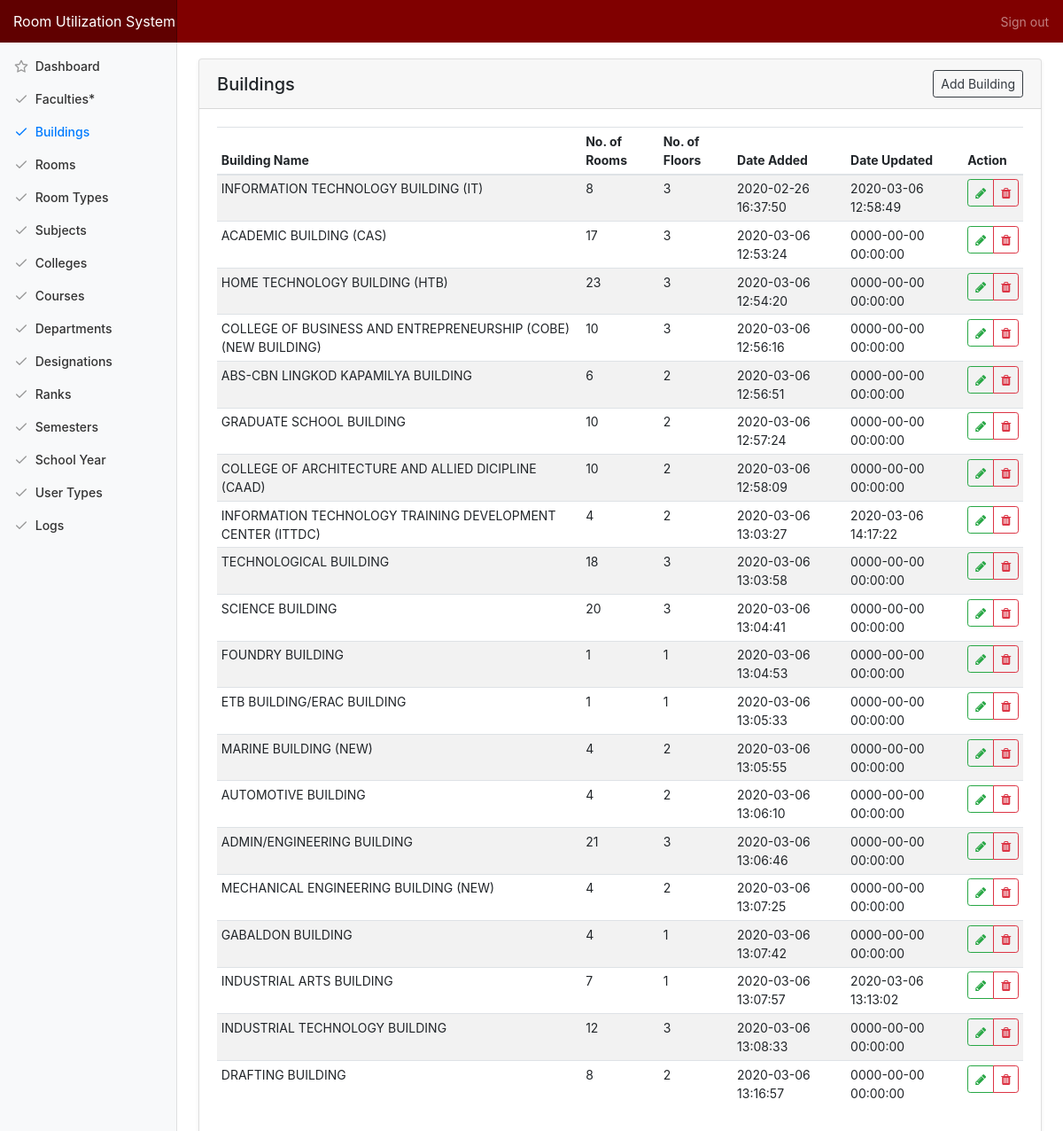
The app's page /index.php/admin/building, older data.
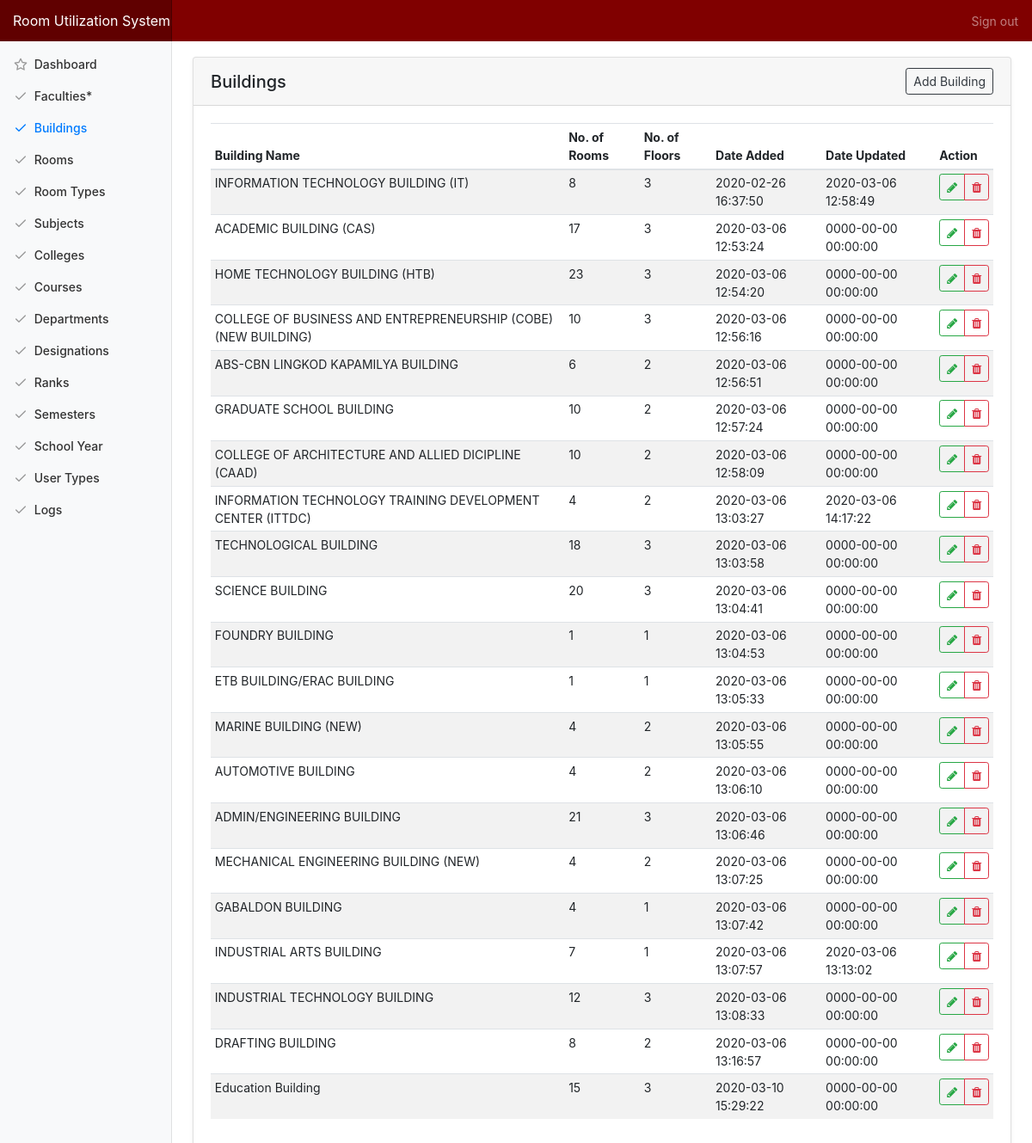
The same page, newer data.
### tables this page shows
CREATE TABLE `tbl_building` (
  `building_id` int(10) NOT NULL,
  `building_name` varchar(255) NOT NULL,
  `no_of_rooms` int(10) NOT NULL,
  `no_of_floors` int(10) NOT NULL,
  `building_added` datetime NOT NULL DEFAULT current_timestamp(),
  `building_modified` datetime NOT NULL DEFAULT '0000-00-00 00:00:00' ON UPDATE current_timestamp()
);

### application/controllers/Admin.php (called while the page is built, shortened)
<?php
class Admin extends CI_Controller {
	public function building(){
		$data['title'] = "Buildings";
		$data['buildings'] = $this->main_model->getBuildings();
		$this->load->view('templates/header', $data);
		$this->load->view('admin/building');
		$this->load->view('templates/footer');
	}
}

### index.php (called while the page is built, shortened)
<?php
require_once BASEPATH.'core/CodeIgniter.php';

### application/models/Main_model.php (called while the page is built, shortened)
<?php defined('BASEPATH') OR exit('No direct script access allowed');
Class Main_model extends CI_Model{
	public function getBuildings(){
		return $this->db->get('tbl_building')->result_array();
	}
}

### application/views/admin/building.php (the view, shortened to what this page needs)
<?php $this->load->view('templates/nav'); ?>
<div class="container-fluid">
  <div class="row">
    <?php $this->load->view('templates/side');?>
    <main role="main" class="col-md-9 ml-sm-auto col-lg-10 pt-4 px-4 mb-3">
      <div class="card shadow-sm">
			  <h5 class="card-header d-flex justify-content-between align-items-center">
          <?=$title?>
          <a href="#" class="btn btn-outline-dark btn-sm" data-toggle="modal" data-target="#modal_building_add">Add Building</a>
        </h5>
			  <div class="card-body">
          <table class="table table-striped table-hover table-sm">
            <thead>
              <tr>
                <th>Building Name</th>
                <th>No. of Rooms</th>
                <th>No. of Floors</th>
                <th>Date Added</th>
                <th>Date Updated</th>
                <th>Action</th>
              </tr>
            </thead>
            <tbody>
              <?php foreach ($buildings as $row) {?>
              <tr>
                <td><?=$row['building_name']?></td>
                <td><?=$row['no_of_rooms']?></td>
                <td><?=$row['no_of_floors']?></td>
                <td><?=$row['building_added']?></td>
                <td><?=$row['building_modified']?></td>
                <td>
                  <div class="btn-group" role="group">
                    <a href="#" class="btn btn-sm btn-outline-success action-btn updateBuilding" id="<?=$row['building_id']?>//<?=$row['building_name']?>//<?=$row['no_of_rooms']?>//<?=$row['no_of_floors']?>" data-toggle="modal" data-target="#modal_building_update" data-toggle="tooltip" data-placement="top" title="Update Building">
                      <span class="fa fa-pencil"></span>
                    </a>
                    <a href="#" id="<?=base_url('admin/delete/building/'.$row['building_id'])?>" class="btn btn-sm btn-outline-danger action-btn delete" data-toggle="tooltip" data-placement="top" title="Delete Building">
                      <span class="fa fa-trash"></span>
                    </a>
                  </div>
                </td>
              </tr>
              <?php } ?>
            </tbody>
          </table>
			  </div>
			</div>
   </main>
  </div>
</div>

### application/views/templates/header.php (shortened to what this page needs)
<!DOCTYPE html>
<html lang="en">
<head>
	<link rel="stylesheet" type="text/css" href="<?=base_url('assets/css/bootstrap.min.css')?>">
	<link rel="stylesheet" type="text/css" href="<?=base_url('assets/css/bootstrap-select.min.css')?>">
	<link rel="stylesheet" type="text/css" href="<?=base_url('assets/css/dashboard.css')?>">
	<link rel="stylesheet" type="text/css" href="<?=base_url('assets/css/dataTables.bootstrap4.min.css')?>">
	<link rel="stylesheet" type="text/css" href="<?=base_url('assets/css/jquery-confirm.min.css')?>">
	<link rel="stylesheet" type="text/css" href="<?=base_url('assets/css/font-awesome.min.css')?>">
	<link rel="stylesheet" type="text/css" href="<?=base_url('assets/css/floating-labels.css') ?>">
	<link rel="stylesheet" type="text/css" href="<?=base_url('assets/css/rus.css')?>">
</head>
<body>

### application/views/templates/nav.php (shortened to what this page needs)
<nav class="navbar navbar-dark fixed-top flex-md-nowrap p-0" style="background:#800000">
  <a class="navbar-brand col-sm-3 col-md-2 mr-0" href="#">Room Utilization System</a>
  <ul class="navbar-nav px-3">
    <li class="nav-item text-nowrap">
      <a class="nav-link" href="<?=base_url('auth/logout')?>">Sign out</a>
    </li>
  </ul>
</nav>
<br>
<br>

### application/views/templates/side.php (shortened to what this page needs)
<nav class="col-md-2 d-none d-md-block bg-light sidebar">
  <div class="sidebar-sticky">
    <ul class="nav flex-column">
      <li class="nav-item">
        <a class="nav-link <?=($title=='Dashboard')?'active':'';?>" href="<?=base_url('admin')?>">
          <span data-feather="star"></span>
          Dashboard
        </a>
      </li>
      <li class="nav-item">
        <a class="nav-link <?=($title=='Faculties')?'active':'';?>" href="<?=base_url('admin/faculty')?>">
          <span data-feather="check"></span>
          Faculties*
        </a>
      </li>
      <li class="nav-item">
        <a class="nav-link <?=($title=='Buildings')?'active':'';?>" href="<?=base_url('admin/building')?>">
          <span data-feather="check"></span>
          Buildings
        </a>
      </li>
      <li class="nav-item">
        <a class="nav-link <?=($title=='Rooms')?'active':'';?>" href="<?=base_url('admin/room')?>">
          <span data-feather="check"></span>
          Rooms
        </a>
      </li>
      <li class="nav-item">
        <a class="nav-link <?=($title=='Room Types')?'active':'';?>" href="<?=base_url('admin/room_type')?>">
          <span data-feather="check"></span>
          Room Types
        </a>
      </li>
      <li class="nav-item">
        <a class="nav-link <?=($title=='Subjects')?'active':'';?>" href="<?=base_url('admin/subject')?>">
          <span data-feather="check"></span>
          Subjects
        </a>
      </li>
      <li class="nav-item">
        <a class="nav-link <?=($title=='Colleges')?'active':'';?>" href="<?=base_url('admin/college')?>">
          <span data-feather="check"></span>
          Colleges
        </a>
      </li>
      <li class="nav-item">
        <a class="nav-link <?=($title=='Courses')?'active':'';?>" href="<?=base_url('admin/course')?>">
          <span data-feather="check"></span>
          Courses
        </a>
      </li>
      <li class="nav-item">
        <a class="nav-link <?=($title=='Departments')?'active':'';?>" href="<?=base_url('admin/department')?>">
          <span data-feather="check"></span>
          Departments
        </a>
      </li>
      <li class="nav-item">
        <a class="nav-link <?=($title=='Designations')?'active':'';?>" href="<?=base_url('admin/designation')?>">
          <span data-feather="check"></span>
          Designations
        </a>
      </li>
      <li class="nav-item">
        <a class="nav-link <?=($title=='Ranks')?'active':'';?>" href="<?=base_url('admin/rank')?>">
          <span data-feather="check"></span>
          Ranks
        </a>
      </li>
      <li class="nav-item">
        <a class="nav-link <?=($title=='Semesters')?'active':'';?>" href="<?=base_url('admin/semester')?>">
          <span data-feather="check"></span>
          Semesters
        </a>
      </li>
      <li class="nav-item">
        <a class="nav-link <?=($title=='School Year')?'active':'';?>" href="<?=base_url('admin/sy')?>">
          <span data-feather="check"></span>
          School Year
        </a>
      </li>
      <li class="nav-item">
        <a class="nav-link <?=($title=='User Types')?'active':'';?>" href="<?=base_url('admin/user_type')?>">
          <span data-feather="check"></span>
          User Types
        </a>
      </li>
      <li class="nav-item">
        <a class="nav-link <?=($title=='Logs')?'active':'';?>" href="<?=base_url('admin/logs')?>">
          <span data-feather="check"></span>
          Logs
        </a>
      </li>
    </ul>
  </div>
</nav>

### application/views/templates/footer.php (shortened to what this page needs)
</body>
</html>

### assets/css/dashboard.css (style rules this page uses)
body { font-size: .875rem; }
.feather { width: 16px; height: 16px; vertical-align: text-bottom; }
.sidebar { position: fixed; top: 0; bottom: 0; left: 0; z-index: 100; padding: 48px 0 0; box-shadow: inset -1px 0 0 rgba(0, 0, 0, .1); }
.sidebar-sticky { position: relative; top: 0; height: calc(100vh - 48px); padding-top: .5rem; overflow-x: hidden; overflow-y: auto; }
.sidebar .nav-link { font-weight: 500; color: #333; }
.sidebar .nav-link .feather { margin-right: 4px; color: #999; }
.sidebar .nav-link.active { color: #007bff; }
.sidebar .nav-link:hover .feather, .sidebar .nav-link.active .feather { color: inherit; }
[role="main"] { padding-top: 133px; }
@media (min-width: 768px) { [role="main"] { padding-top: 48px; } }
.navbar-brand { padding-top: .75rem; padding-bottom: .75rem; font-size: 1rem; background-color: rgba(0, 0, 0, .25); box-shadow: inset -1px 0 0 rgba(0, 0, 0, .25); }

### assets/css/rus.css (style rules this page uses)
nav { z-index: 101; }

Row changes from the older to the newer data that the page shows:
added tbl_building: building_name "Education Building", no_of_rooms "15", no_of_floors "3", building_added "2020-03-10 15:29:22", building_modified "0000-00-00 00:00:00"
